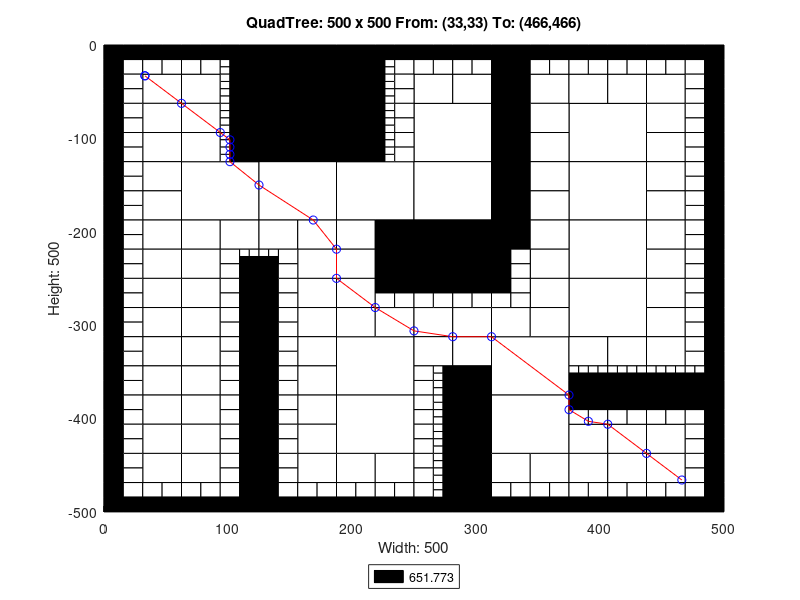

The MATLAB source for this figure:
axis([0 500 -500 0]);
title('QuadTree: 500 x 500 From: (33,33) To: (466,466)');
xlabel('Width: 500');
ylabel('Height: 500');
rectangle('Position',[125 -62.5 62.5 62.5], 'FaceColor',[0 0 0]);
rectangle('Position',[125 -125 62.5 62.5], 'FaceColor',[0 0 0]);
rectangle('Position',[62.5 -187.5 62.5 62.5], 'FaceColor',[1 1 1]);
rectangle('Position',[125 -187.5 62.5 62.5], 'FaceColor',[1 1 1]);
rectangle('Position',[187.5 -187.5 62.5 62.5], 'FaceColor',[1 1 1]);
rectangle('Position',[250 -125 62.5 62.5], 'FaceColor',[1 1 1]);
rectangle('Position',[375 -125 62.5 62.5], 'FaceColor',[1 1 1]);
rectangle('Position',[250 -187.5 62.5 62.5], 'FaceColor',[1 1 1]);
rectangle('Position',[250 -250 62.5 62.5], 'FaceColor',[0 0 0]);
rectangle('Position',[375 -187.5 62.5 62.5], 'FaceColor',[1 1 1]);
rectangle('Position',[375 -250 62.5 62.5], 'FaceColor',[1 1 1]);
rectangle('Position',[187.5 -375 62.5 62.5], 'FaceColor',[1 1 1]);
rectangle('Position',[187.5 -437.5 62.5 62.5], 'FaceColor',[1 1 1]);
rectangle('Position',[312.5 -375 62.5 62.5], 'FaceColor',[1 1 1]);
rectangle('Position',[375 -312.5 62.5 62.5], 'FaceColor',[1 1 1]);
rectangle('Position',[312.5 -437.5 62.5 62.5], 'FaceColor',[1 1 1]);
rectangle('Position',[31.25 -62.5 31.25 31.25], 'FaceColor',[1 1 1]);
rectangle('Position',[62.5 -62.5 31.25 31.25], 'FaceColor',[1 1 1]);
rectangle('Position',[31.25 -93.75 31.25 31.25], 'FaceColor',[1 1 1]);
rectangle('Position',[31.25 -125 31.25 31.25], 'FaceColor',[1 1 1]);
rectangle('Position',[62.5 -93.75 31.25 31.25], 'FaceColor',[1 1 1]);
rectangle('Position',[62.5 -125 31.25 31.25], 'FaceColor',[1 1 1]);
rectangle('Position',[187.5 -31.25 31.25 31.25], 'FaceColor',[0 0 0]);
rectangle('Position',[187.5 -62.5 31.25 31.25], 'FaceColor',[0 0 0]);
rectangle('Position',[187.5 -93.75 31.25 31.25], 'FaceColor',[0 0 0]);
rectangle('Position',[187.5 -125 31.25 31.25], 'FaceColor',[0 0 0]);
rectangle('Position',[31.25 -156.25 31.25 31.25], 'FaceColor',[1 1 1]);
rectangle('Position',[31.25 -187.5 31.25 31.25], 'FaceColor',[1 1 1]);
rectangle('Position',[31.25 -218.75 31.25 31.25], 'FaceColor',[1 1 1]);
rectangle('Position',[31.25 -250 31.25 31.25], 'FaceColor',[1 1 1]);
rectangle('Position',[62.5 -218.75 31.25 31.25], 'FaceColor',[1 1 1]);
rectangle('Position',[93.75 -218.75 31.25 31.25], 'FaceColor',[1 1 1]);
rectangle('Position',[62.5 -250 31.25 31.25], 'FaceColor',[1 1 1]);
rectangle('Position',[125 -218.75 31.25 31.25], 'FaceColor',[1 1 1]);
rectangle('Position',[156.25 -218.75 31.25 31.25], 'FaceColor',[1 1 1]);
rectangle('Position',[156.25 -250 31.25 31.25], 'FaceColor',[1 1 1]);
rectangle('Position',[187.5 -218.75 31.25 31.25], 'FaceColor',[1 1 1]);
rectangle('Position',[218.75 -218.75 31.25 31.25], 'FaceColor',[0 0 0]);
rectangle('Position',[187.5 -250 31.25 31.25], 'FaceColor',[1 1 1]);
rectangle('Position',[218.75 -250 31.25 31.25], 'FaceColor',[0 0 0]);
rectangle('Position',[250 -62.5 31.25 31.25], 'FaceColor',[1 1 1]);
rectangle('Position',[281.25 -62.5 31.25 31.25], 'FaceColor',[1 1 1]);
rectangle('Position',[312.5 -31.25 31.25 31.25], 'FaceColor',[0 0 0]);
rectangle('Position',[312.5 -62.5 31.25 31.25], 'FaceColor',[0 0 0]);
rectangle('Position',[343.75 -62.5 31.25 31.25], 'FaceColor',[1 1 1]);
rectangle('Position',[312.5 -93.75 31.25 31.25], 'FaceColor',[0 0 0]);
rectangle('Position',[343.75 -93.75 31.25 31.25], 'FaceColor',[1 1 1]);
rectangle('Position',[312.5 -125 31.25 31.25], 'FaceColor',[0 0 0]);
rectangle('Position',[343.75 -125 31.25 31.25], 'FaceColor',[1 1 1]);
rectangle('Position',[375 -62.5 31.25 31.25], 'FaceColor',[1 1 1]);
rectangle('Position',[406.25 -62.5 31.25 31.25], 'FaceColor',[1 1 1]);
rectangle('Position',[437.5 -62.5 31.25 31.25], 'FaceColor',[1 1 1]);
rectangle('Position',[437.5 -93.75 31.25 31.25], 'FaceColor',[1 1 1]);
rectangle('Position',[437.5 -125 31.25 31.25], 'FaceColor',[1 1 1]);
rectangle('Position',[312.5 -156.25 31.25 31.25], 'FaceColor',[0 0 0]);
rectangle('Position',[343.75 -156.25 31.25 31.25], 'FaceColor',[1 1 1]);
rectangle('Position',[312.5 -187.5 31.25 31.25], 'FaceColor',[0 0 0]);
rectangle('Position',[343.75 -187.5 31.25 31.25], 'FaceColor',[1 1 1]);
rectangle('Position',[312.5 -218.75 31.25 31.25], 'FaceColor',[0 0 0]);
rectangle('Position',[343.75 -218.75 31.25 31.25], 'FaceColor',[1 1 1]);
rectangle('Position',[343.75 -250 31.25 31.25], 'FaceColor',[1 1 1]);
rectangle('Position',[437.5 -156.25 31.25 31.25], 'FaceColor',[1 1 1]);
rectangle('Position',[437.5 -187.5 31.25 31.25], 'FaceColor',[1 1 1]);
rectangle('Position',[437.5 -218.75 31.25 31.25], 'FaceColor',[1 1 1]);
rectangle('Position',[437.5 -250 31.25 31.25], 'FaceColor',[1 1 1]);
rectangle('Position',[31.25 -281.25 31.25 31.25], 'FaceColor',[1 1 1]);
rectangle('Position',[31.25 -312.5 31.25 31.25], 'FaceColor',[1 1 1]);
rectangle('Position',[62.5 -281.25 31.25 31.25], 'FaceColor',[1 1 1]);
rectangle('Position',[62.5 -312.5 31.25 31.25], 'FaceColor',[1 1 1]);
rectangle('Position',[31.25 -343.75 31.25 31.25], 'FaceColor',[1 1 1]);
rectangle('Position',[31.25 -375 31.25 31.25], 'FaceColor',[1 1 1]);
rectangle('Position',[62.5 -343.75 31.25 31.25], 'FaceColor',[1 1 1]);
rectangle('Position',[62.5 -375 31.25 31.25], 'FaceColor',[1 1 1]);
rectangle('Position',[156.25 -281.25 31.25 31.25], 'FaceColor',[1 1 1]);
rectangle('Position',[156.25 -312.5 31.25 31.25], 'FaceColor',[1 1 1]);
rectangle('Position',[187.5 -281.25 31.25 31.25], 'FaceColor',[1 1 1]);
rectangle('Position',[187.5 -312.5 31.25 31.25], 'FaceColor',[1 1 1]);
rectangle('Position',[218.75 -312.5 31.25 31.25], 'FaceColor',[1 1 1]);
rectangle('Position',[156.25 -343.75 31.25 31.25], 'FaceColor',[1 1 1]);
rectangle('Position',[156.25 -375 31.25 31.25], 'FaceColor',[1 1 1]);
rectangle('Position',[31.25 -406.25 31.25 31.25], 'FaceColor',[1 1 1]);
rectangle('Position',[31.25 -437.5 31.25 31.25], 'FaceColor',[1 1 1]);
rectangle('Position',[62.5 -406.25 31.25 31.25], 'FaceColor',[1 1 1]);
rectangle('Position',[62.5 -437.5 31.25 31.25], 'FaceColor',[1 1 1]);
rectangle('Position',[31.25 -468.75 31.25 31.25], 'FaceColor',[1 1 1]);
rectangle('Position',[62.5 -468.75 31.25 31.25], 'FaceColor',[1 1 1]);
rectangle('Position',[156.25 -406.25 31.25 31.25], 'FaceColor',[1 1 1]);
rectangle('Position',[156.25 -437.5 31.25 31.25], 'FaceColor',[1 1 1]);
rectangle('Position',[156.25 -468.75 31.25 31.25], 'FaceColor',[1 1 1]);
rectangle('Position',[187.5 -468.75 31.25 31.25], 'FaceColor',[1 1 1]);
rectangle('Position',[218.75 -468.75 31.25 31.25], 'FaceColor',[1 1 1]);
rectangle('Position',[250 -312.5 31.25 31.25], 'FaceColor',[1 1 1]);
rectangle('Position',[281.25 -312.5 31.25 31.25], 'FaceColor',[1 1 1]);
rectangle('Position',[343.75 -281.25 31.25 31.25], 'FaceColor',[1 1 1]);
rectangle('Position',[312.5 -312.5 31.25 31.25], 'FaceColor',[1 1 1]);
rectangle('Position',[343.75 -312.5 31.25 31.25], 'FaceColor',[1 1 1]);
rectangle('Position',[250 -343.75 31.25 31.25], 'FaceColor',[1 1 1]);
rectangle('Position',[281.25 -343.75 31.25 31.25], 'FaceColor',[1 1 1]);
rectangle('Position',[281.25 -375 31.25 31.25], 'FaceColor',[0 0 0]);
rectangle('Position',[437.5 -281.25 31.25 31.25], 'FaceColor',[1 1 1]);
rectangle('Position',[437.5 -312.5 31.25 31.25], 'FaceColor',[1 1 1]);
rectangle('Position',[375 -343.75 31.25 31.25], 'FaceColor',[1 1 1]);
rectangle('Position',[406.25 -343.75 31.25 31.25], 'FaceColor',[1 1 1]);
rectangle('Position',[437.5 -343.75 31.25 31.25], 'FaceColor',[1 1 1]);
rectangle('Position',[281.25 -406.25 31.25 31.25], 'FaceColor',[0 0 0]);
rectangle('Position',[281.25 -437.5 31.25 31.25], 'FaceColor',[0 0 0]);
rectangle('Position',[281.25 -468.75 31.25 31.25], 'FaceColor',[0 0 0]);
rectangle('Position',[281.25 -500 31.25 31.25], 'FaceColor',[0 0 0]);
rectangle('Position',[312.5 -468.75 31.25 31.25], 'FaceColor',[1 1 1]);
rectangle('Position',[343.75 -468.75 31.25 31.25], 'FaceColor',[1 1 1]);
rectangle('Position',[375 -437.5 31.25 31.25], 'FaceColor',[1 1 1]);
rectangle('Position',[406.25 -437.5 31.25 31.25], 'FaceColor',[1 1 1]);
rectangle('Position',[437.5 -437.5 31.25 31.25], 'FaceColor',[1 1 1]);
rectangle('Position',[375 -468.75 31.25 31.25], 'FaceColor',[1 1 1]);
rectangle('Position',[406.25 -468.75 31.25 31.25], 'FaceColor',[1 1 1]);
rectangle('Position',[437.5 -468.75 31.25 31.25], 'FaceColor',[1 1 1]);
rectangle('Position',[0 -15.625 15.625 15.625], 'FaceColor',[0 0 0]);
rectangle('Position',[15.625 -15.625 15.625 15.625], 'FaceColor',[0 0 0]);
rectangle('Position',[0 -31.25 15.625 15.625], 'FaceColor',[0 0 0]);
rectangle('Position',[15.625 -31.25 15.625 15.625], 'FaceColor',[1 1 1]);
rectangle('Position',[31.25 -15.625 15.625 15.625], 'FaceColor',[0 0 0]);
rectangle('Position',[46.875 -15.625 15.625 15.625], 'FaceColor',[0 0 0]);
rectangle('Position',[31.25 -31.25 15.625 15.625], 'FaceColor',[1 1 1]);
rectangle('Position',[46.875 -31.25 15.625 15.625], 'FaceColor',[1 1 1]);
rectangle('Position',[0 -46.875 15.625 15.625], 'FaceColor',[0 0 0]);
rectangle('Position',[15.625 -46.875 15.625 15.625], 'FaceColor',[1 1 1]);
rectangle('Position',[0 -62.5 15.625 15.625], 'FaceColor',[0 0 0]);
rectangle('Position',[15.625 -62.5 15.625 15.625], 'FaceColor',[1 1 1]);
rectangle('Position',[62.5 -15.625 15.625 15.625], 'FaceColor',[0 0 0]);
rectangle('Position',[78.125 -15.625 15.625 15.625], 'FaceColor',[0 0 0]);
rectangle('Position',[62.5 -31.25 15.625 15.625], 'FaceColor',[1 1 1]);
rectangle('Position',[78.125 -31.25 15.625 15.625], 'FaceColor',[1 1 1]);
rectangle('Position',[93.75 -15.625 15.625 15.625], 'FaceColor',[0 0 0]);
rectangle('Position',[109.375 -15.625 15.625 15.625], 'FaceColor',[0 0 0]);
rectangle('Position',[109.375 -31.25 15.625 15.625], 'FaceColor',[0 0 0]);
rectangle('Position',[109.375 -46.875 15.625 15.625], 'FaceColor',[0 0 0]);
rectangle('Position',[109.375 -62.5 15.625 15.625], 'FaceColor',[0 0 0]);
rectangle('Position',[0 -78.125 15.625 15.625], 'FaceColor',[0 0 0]);
rectangle('Position',[15.625 -78.125 15.625 15.625], 'FaceColor',[1 1 1]);
rectangle('Position',[0 -93.75 15.625 15.625], 'FaceColor',[0 0 0]);
rectangle('Position',[15.625 -93.75 15.625 15.625], 'FaceColor',[1 1 1]);
rectangle('Position',[0 -109.375 15.625 15.625], 'FaceColor',[0 0 0]);
rectangle('Position',[15.625 -109.375 15.625 15.625], 'FaceColor',[1 1 1]);
rectangle('Position',[0 -125 15.625 15.625], 'FaceColor',[0 0 0]);
rectangle('Position',[15.625 -125 15.625 15.625], 'FaceColor',[1 1 1]);
rectangle('Position',[109.375 -78.125 15.625 15.625], 'FaceColor',[0 0 0]);
rectangle('Position',[109.375 -93.75 15.625 15.625], 'FaceColor',[0 0 0]);
rectangle('Position',[109.375 -109.375 15.625 15.625], 'FaceColor',[0 0 0]);
rectangle('Position',[109.375 -125 15.625 15.625], 'FaceColor',[0 0 0]);
rectangle('Position',[218.75 -15.625 15.625 15.625], 'FaceColor',[0 0 0]);
rectangle('Position',[234.375 -15.625 15.625 15.625], 'FaceColor',[0 0 0]);
rectangle('Position',[234.375 -31.25 15.625 15.625], 'FaceColor',[1 1 1]);
rectangle('Position',[234.375 -46.875 15.625 15.625], 'FaceColor',[1 1 1]);
rectangle('Position',[234.375 -62.5 15.625 15.625], 'FaceColor',[1 1 1]);
rectangle('Position',[234.375 -78.125 15.625 15.625], 'FaceColor',[1 1 1]);
rectangle('Position',[234.375 -93.75 15.625 15.625], 'FaceColor',[1 1 1]);
rectangle('Position',[234.375 -109.375 15.625 15.625], 'FaceColor',[1 1 1]);
rectangle('Position',[234.375 -125 15.625 15.625], 'FaceColor',[1 1 1]);
rectangle('Position',[0 -140.625 15.625 15.625], 'FaceColor',[0 0 0]);
rectangle('Position',[15.625 -140.625 15.625 15.625], 'FaceColor',[1 1 1]);
rectangle('Position',[0 -156.25 15.625 15.625], 'FaceColor',[0 0 0]);
rectangle('Position',[15.625 -156.25 15.625 15.625], 'FaceColor',[1 1 1]);
rectangle('Position',[0 -171.875 15.625 15.625], 'FaceColor',[0 0 0]);
rectangle('Position',[15.625 -171.875 15.625 15.625], 'FaceColor',[1 1 1]);
rectangle('Position',[0 -187.5 15.625 15.625], 'FaceColor',[0 0 0]);
rectangle('Position',[15.625 -187.5 15.625 15.625], 'FaceColor',[1 1 1]);
rectangle('Position',[0 -203.125 15.625 15.625], 'FaceColor',[0 0 0]);
rectangle('Position',[15.625 -203.125 15.625 15.625], 'FaceColor',[1 1 1]);
rectangle('Position',[0 -218.75 15.625 15.625], 'FaceColor',[0 0 0]);
rectangle('Position',[15.625 -218.75 15.625 15.625], 'FaceColor',[1 1 1]);
rectangle('Position',[0 -234.375 15.625 15.625], 'FaceColor',[0 0 0]);
rectangle('Position',[15.625 -234.375 15.625 15.625], 'FaceColor',[1 1 1]);
rectangle('Position',[0 -250 15.625 15.625], 'FaceColor',[0 0 0]);
rectangle('Position',[15.625 -250 15.625 15.625], 'FaceColor',[1 1 1]);
rectangle('Position',[93.75 -234.375 15.625 15.625], 'FaceColor',[1 1 1]);
rectangle('Position',[93.75 -250 15.625 15.625], 'FaceColor',[1 1 1]);
rectangle('Position',[109.375 -250 15.625 15.625], 'FaceColor',[0 0 0]);
rectangle('Position',[140.625 -234.375 15.625 15.625], 'FaceColor',[1 1 1]);
rectangle('Position',[125 -250 15.625 15.625], 'FaceColor',[0 0 0]);
rectangle('Position',[140.625 -250 15.625 15.625], 'FaceColor',[1 1 1]);
rectangle('Position',[250 -15.625 15.625 15.625], 'FaceColor',[0 0 0]);
rectangle('Position',[265.625 -15.625 15.625 15.625], 'FaceColor',[0 0 0]);
rectangle('Position',[250 -31.25 15.625 15.625], 'FaceColor',[1 1 1]);
rectangle('Position',[265.625 -31.25 15.625 15.625], 'FaceColor',[1 1 1]);
rectangle('Position',[281.25 -15.625 15.625 15.625], 'FaceColor',[0 0 0]);
rectangle('Position',[296.875 -15.625 15.625 15.625], 'FaceColor',[0 0 0]);
rectangle('Position',[281.25 -31.25 15.625 15.625], 'FaceColor',[1 1 1]);
rectangle('Position',[296.875 -31.25 15.625 15.625], 'FaceColor',[1 1 1]);
rectangle('Position',[343.75 -15.625 15.625 15.625], 'FaceColor',[0 0 0]);
rectangle('Position',[359.375 -15.625 15.625 15.625], 'FaceColor',[0 0 0]);
rectangle('Position',[343.75 -31.25 15.625 15.625], 'FaceColor',[1 1 1]);
rectangle('Position',[359.375 -31.25 15.625 15.625], 'FaceColor',[1 1 1]);
rectangle('Position',[375 -15.625 15.625 15.625], 'FaceColor',[0 0 0]);
rectangle('Position',[390.625 -15.625 15.625 15.625], 'FaceColor',[0 0 0]);
rectangle('Position',[375 -31.25 15.625 15.625], 'FaceColor',[1 1 1]);
rectangle('Position',[390.625 -31.25 15.625 15.625], 'FaceColor',[1 1 1]);
rectangle('Position',[406.25 -15.625 15.625 15.625], 'FaceColor',[0 0 0]);
rectangle('Position',[421.875 -15.625 15.625 15.625], 'FaceColor',[0 0 0]);
rectangle('Position',[406.25 -31.25 15.625 15.625], 'FaceColor',[1 1 1]);
rectangle('Position',[421.875 -31.25 15.625 15.625], 'FaceColor',[1 1 1]);
rectangle('Position',[437.5 -15.625 15.625 15.625], 'FaceColor',[0 0 0]);
rectangle('Position',[453.125 -15.625 15.625 15.625], 'FaceColor',[0 0 0]);
rectangle('Position',[437.5 -31.25 15.625 15.625], 'FaceColor',[1 1 1]);
rectangle('Position',[453.125 -31.25 15.625 15.625], 'FaceColor',[1 1 1]);
rectangle('Position',[468.75 -15.625 15.625 15.625], 'FaceColor',[0 0 0]);
rectangle('Position',[484.375 -15.625 15.625 15.625], 'FaceColor',[0 0 0]);
rectangle('Position',[468.75 -31.25 15.625 15.625], 'FaceColor',[1 1 1]);
rectangle('Position',[484.375 -31.25 15.625 15.625], 'FaceColor',[0 0 0]);
rectangle('Position',[468.75 -46.875 15.625 15.625], 'FaceColor',[1 1 1]);
rectangle('Position',[484.375 -46.875 15.625 15.625], 'FaceColor',[0 0 0]);
rectangle('Position',[468.75 -62.5 15.625 15.625], 'FaceColor',[1 1 1]);
rectangle('Position',[484.375 -62.5 15.625 15.625], 'FaceColor',[0 0 0]);
rectangle('Position',[468.75 -78.125 15.625 15.625], 'FaceColor',[1 1 1]);
rectangle('Position',[484.375 -78.125 15.625 15.625], 'FaceColor',[0 0 0]);
rectangle('Position',[468.75 -93.75 15.625 15.625], 'FaceColor',[1 1 1]);
rectangle('Position',[484.375 -93.75 15.625 15.625], 'FaceColor',[0 0 0]);
rectangle('Position',[468.75 -109.375 15.625 15.625], 'FaceColor',[1 1 1]);
rectangle('Position',[484.375 -109.375 15.625 15.625], 'FaceColor',[0 0 0]);
rectangle('Position',[468.75 -125 15.625 15.625], 'FaceColor',[1 1 1]);
rectangle('Position',[484.375 -125 15.625 15.625], 'FaceColor',[0 0 0]);
rectangle('Position',[312.5 -234.375 15.625 15.625], 'FaceColor',[0 0 0]);
rectangle('Position',[328.125 -234.375 15.625 15.625], 'FaceColor',[1 1 1]);
rectangle('Position',[312.5 -250 15.625 15.625], 'FaceColor',[0 0 0]);
rectangle('Position',[328.125 -250 15.625 15.625], 'FaceColor',[1 1 1]);
rectangle('Position',[468.75 -140.625 15.625 15.625], 'FaceColor',[1 1 1]);
rectangle('Position',[484.375 -140.625 15.625 15.625], 'FaceColor',[0 0 0]);
rectangle('Position',[468.75 -156.25 15.625 15.625], 'FaceColor',[1 1 1]);
rectangle('Position',[484.375 -156.25 15.625 15.625], 'FaceColor',[0 0 0]);
rectangle('Position',[468.75 -171.875 15.625 15.625], 'FaceColor',[1 1 1]);
rectangle('Position',[484.375 -171.875 15.625 15.625], 'FaceColor',[0 0 0]);
rectangle('Position',[468.75 -187.5 15.625 15.625], 'FaceColor',[1 1 1]);
rectangle('Position',[484.375 -187.5 15.625 15.625], 'FaceColor',[0 0 0]);
rectangle('Position',[468.75 -203.125 15.625 15.625], 'FaceColor',[1 1 1]);
rectangle('Position',[484.375 -203.125 15.625 15.625], 'FaceColor',[0 0 0]);
rectangle('Position',[468.75 -218.75 15.625 15.625], 'FaceColor',[1 1 1]);
rectangle('Position',[484.375 -218.75 15.625 15.625], 'FaceColor',[0 0 0]);
rectangle('Position',[468.75 -234.375 15.625 15.625], 'FaceColor',[1 1 1]);
rectangle('Position',[484.375 -234.375 15.625 15.625], 'FaceColor',[0 0 0]);
rectangle('Position',[468.75 -250 15.625 15.625], 'FaceColor',[1 1 1]);
rectangle('Position',[484.375 -250 15.625 15.625], 'FaceColor',[0 0 0]);
rectangle('Position',[0 -265.625 15.625 15.625], 'FaceColor',[0 0 0]);
rectangle('Position',[15.625 -265.625 15.625 15.625], 'FaceColor',[1 1 1]);
rectangle('Position',[0 -281.25 15.625 15.625], 'FaceColor',[0 0 0]);
rectangle('Position',[15.625 -281.25 15.625 15.625], 'FaceColor',[1 1 1]);
rectangle('Position',[0 -296.875 15.625 15.625], 'FaceColor',[0 0 0]);
rectangle('Position',[15.625 -296.875 15.625 15.625], 'FaceColor',[1 1 1]);
rectangle('Position',[0 -312.5 15.625 15.625], 'FaceColor',[0 0 0]);
rectangle('Position',[15.625 -312.5 15.625 15.625], 'FaceColor',[1 1 1]);
rectangle('Position',[93.75 -265.625 15.625 15.625], 'FaceColor',[1 1 1]);
rectangle('Position',[109.375 -265.625 15.625 15.625], 'FaceColor',[0 0 0]);
rectangle('Position',[93.75 -281.25 15.625 15.625], 'FaceColor',[1 1 1]);
rectangle('Position',[109.375 -281.25 15.625 15.625], 'FaceColor',[0 0 0]);
rectangle('Position',[93.75 -296.875 15.625 15.625], 'FaceColor',[1 1 1]);
rectangle('Position',[109.375 -296.875 15.625 15.625], 'FaceColor',[0 0 0]);
rectangle('Position',[93.75 -312.5 15.625 15.625], 'FaceColor',[1 1 1]);
rectangle('Position',[109.375 -312.5 15.625 15.625], 'FaceColor',[0 0 0]);
rectangle('Position',[0 -328.125 15.625 15.625], 'FaceColor',[0 0 0]);
rectangle('Position',[15.625 -328.125 15.625 15.625], 'FaceColor',[1 1 1]);
rectangle('Position',[0 -343.75 15.625 15.625], 'FaceColor',[0 0 0]);
rectangle('Position',[15.625 -343.75 15.625 15.625], 'FaceColor',[1 1 1]);
rectangle('Position',[0 -359.375 15.625 15.625], 'FaceColor',[0 0 0]);
rectangle('Position',[15.625 -359.375 15.625 15.625], 'FaceColor',[1 1 1]);
rectangle('Position',[0 -375 15.625 15.625], 'FaceColor',[0 0 0]);
rectangle('Position',[15.625 -375 15.625 15.625], 'FaceColor',[1 1 1]);
rectangle('Position',[93.75 -328.125 15.625 15.625], 'FaceColor',[1 1 1]);
rectangle('Position',[109.375 -328.125 15.625 15.625], 'FaceColor',[0 0 0]);
rectangle('Position',[93.75 -343.75 15.625 15.625], 'FaceColor',[1 1 1]);
rectangle('Position',[109.375 -343.75 15.625 15.625], 'FaceColor',[0 0 0]);
rectangle('Position',[93.75 -359.375 15.625 15.625], 'FaceColor',[1 1 1]);
rectangle('Position',[109.375 -359.375 15.625 15.625], 'FaceColor',[0 0 0]);
rectangle('Position',[93.75 -375 15.625 15.625], 'FaceColor',[1 1 1]);
rectangle('Position',[109.375 -375 15.625 15.625], 'FaceColor',[0 0 0]);
rectangle('Position',[125 -265.625 15.625 15.625], 'FaceColor',[0 0 0]);
rectangle('Position',[140.625 -265.625 15.625 15.625], 'FaceColor',[1 1 1]);
rectangle('Position',[125 -281.25 15.625 15.625], 'FaceColor',[0 0 0]);
rectangle('Position',[140.625 -281.25 15.625 15.625], 'FaceColor',[1 1 1]);
rectangle('Position',[125 -296.875 15.625 15.625], 'FaceColor',[0 0 0]);
rectangle('Position',[140.625 -296.875 15.625 15.625], 'FaceColor',[1 1 1]);
rectangle('Position',[125 -312.5 15.625 15.625], 'FaceColor',[0 0 0]);
rectangle('Position',[140.625 -312.5 15.625 15.625], 'FaceColor',[1 1 1]);
rectangle('Position',[218.75 -265.625 15.625 15.625], 'FaceColor',[0 0 0]);
rectangle('Position',[234.375 -265.625 15.625 15.625], 'FaceColor',[0 0 0]);
rectangle('Position',[218.75 -281.25 15.625 15.625], 'FaceColor',[1 1 1]);
rectangle('Position',[234.375 -281.25 15.625 15.625], 'FaceColor',[1 1 1]);
rectangle('Position',[125 -328.125 15.625 15.625], 'FaceColor',[0 0 0]);
rectangle('Position',[140.625 -328.125 15.625 15.625], 'FaceColor',[1 1 1]);
rectangle('Position',[125 -343.75 15.625 15.625], 'FaceColor',[0 0 0]);
rectangle('Position',[140.625 -343.75 15.625 15.625], 'FaceColor',[1 1 1]);
rectangle('Position',[125 -359.375 15.625 15.625], 'FaceColor',[0 0 0]);
rectangle('Position',[140.625 -359.375 15.625 15.625], 'FaceColor',[1 1 1]);
rectangle('Position',[125 -375 15.625 15.625], 'FaceColor',[0 0 0]);
rectangle('Position',[140.625 -375 15.625 15.625], 'FaceColor',[1 1 1]);
rectangle('Position',[0 -390.625 15.625 15.625], 'FaceColor',[0 0 0]);
rectangle('Position',[15.625 -390.625 15.625 15.625], 'FaceColor',[1 1 1]);
rectangle('Position',[0 -406.25 15.625 15.625], 'FaceColor',[0 0 0]);
rectangle('Position',[15.625 -406.25 15.625 15.625], 'FaceColor',[1 1 1]);
rectangle('Position',[0 -421.875 15.625 15.625], 'FaceColor',[0 0 0]);
rectangle('Position',[15.625 -421.875 15.625 15.625], 'FaceColor',[1 1 1]);
rectangle('Position',[0 -437.5 15.625 15.625], 'FaceColor',[0 0 0]);
rectangle('Position',[15.625 -437.5 15.625 15.625], 'FaceColor',[1 1 1]);
rectangle('Position',[93.75 -390.625 15.625 15.625], 'FaceColor',[1 1 1]);
rectangle('Position',[109.375 -390.625 15.625 15.625], 'FaceColor',[0 0 0]);
rectangle('Position',[93.75 -406.25 15.625 15.625], 'FaceColor',[1 1 1]);
rectangle('Position',[109.375 -406.25 15.625 15.625], 'FaceColor',[0 0 0]);
rectangle('Position',[93.75 -421.875 15.625 15.625], 'FaceColor',[1 1 1]);
rectangle('Position',[109.375 -421.875 15.625 15.625], 'FaceColor',[0 0 0]);
rectangle('Position',[93.75 -437.5 15.625 15.625], 'FaceColor',[1 1 1]);
rectangle('Position',[109.375 -437.5 15.625 15.625], 'FaceColor',[0 0 0]);
rectangle('Position',[0 -453.125 15.625 15.625], 'FaceColor',[0 0 0]);
rectangle('Position',[15.625 -453.125 15.625 15.625], 'FaceColor',[1 1 1]);
rectangle('Position',[0 -468.75 15.625 15.625], 'FaceColor',[0 0 0]);
rectangle('Position',[15.625 -468.75 15.625 15.625], 'FaceColor',[1 1 1]);
rectangle('Position',[0 -484.375 15.625 15.625], 'FaceColor',[0 0 0]);
rectangle('Position',[15.625 -484.375 15.625 15.625], 'FaceColor',[1 1 1]);
rectangle('Position',[0 -500 15.625 15.625], 'FaceColor',[0 0 0]);
rectangle('Position',[15.625 -500 15.625 15.625], 'FaceColor',[0 0 0]);
rectangle('Position',[31.25 -484.375 15.625 15.625], 'FaceColor',[1 1 1]);
rectangle('Position',[46.875 -484.375 15.625 15.625], 'FaceColor',[1 1 1]);
rectangle('Position',[31.25 -500 15.625 15.625], 'FaceColor',[0 0 0]);
rectangle('Position',[46.875 -500 15.625 15.625], 'FaceColor',[0 0 0]);
rectangle('Position',[93.75 -453.125 15.625 15.625], 'FaceColor',[1 1 1]);
rectangle('Position',[109.375 -453.125 15.625 15.625], 'FaceColor',[0 0 0]);
rectangle('Position',[93.75 -468.75 15.625 15.625], 'FaceColor',[1 1 1]);
rectangle('Position',[109.375 -468.75 15.625 15.625], 'FaceColor',[0 0 0]);
rectangle('Position',[62.5 -484.375 15.625 15.625], 'FaceColor',[1 1 1]);
rectangle('Position',[78.125 -484.375 15.625 15.625], 'FaceColor',[1 1 1]);
rectangle('Position',[62.5 -500 15.625 15.625], 'FaceColor',[0 0 0]);
rectangle('Position',[78.125 -500 15.625 15.625], 'FaceColor',[0 0 0]);
rectangle('Position',[93.75 -484.375 15.625 15.625], 'FaceColor',[1 1 1]);
rectangle('Position',[109.375 -484.375 15.625 15.625], 'FaceColor',[0 0 0]);
rectangle('Position',[93.75 -500 15.625 15.625], 'FaceColor',[0 0 0]);
rectangle('Position',[109.375 -500 15.625 15.625], 'FaceColor',[0 0 0]);
rectangle('Position',[125 -390.625 15.625 15.625], 'FaceColor',[0 0 0]);
rectangle('Position',[140.625 -390.625 15.625 15.625], 'FaceColor',[1 1 1]);
rectangle('Position',[125 -406.25 15.625 15.625], 'FaceColor',[0 0 0]);
rectangle('Position',[140.625 -406.25 15.625 15.625], 'FaceColor',[1 1 1]);
rectangle('Position',[125 -421.875 15.625 15.625], 'FaceColor',[0 0 0]);
rectangle('Position',[140.625 -421.875 15.625 15.625], 'FaceColor',[1 1 1]);
rectangle('Position',[125 -437.5 15.625 15.625], 'FaceColor',[0 0 0]);
rectangle('Position',[140.625 -437.5 15.625 15.625], 'FaceColor',[1 1 1]);
rectangle('Position',[125 -453.125 15.625 15.625], 'FaceColor',[0 0 0]);
rectangle('Position',[140.625 -453.125 15.625 15.625], 'FaceColor',[1 1 1]);
rectangle('Position',[125 -468.75 15.625 15.625], 'FaceColor',[0 0 0]);
rectangle('Position',[140.625 -468.75 15.625 15.625], 'FaceColor',[1 1 1]);
rectangle('Position',[125 -484.375 15.625 15.625], 'FaceColor',[0 0 0]);
rectangle('Position',[140.625 -484.375 15.625 15.625], 'FaceColor',[1 1 1]);
rectangle('Position',[125 -500 15.625 15.625], 'FaceColor',[0 0 0]);
rectangle('Position',[140.625 -500 15.625 15.625], 'FaceColor',[0 0 0]);
rectangle('Position',[156.25 -484.375 15.625 15.625], 'FaceColor',[1 1 1]);
rectangle('Position',[171.875 -484.375 15.625 15.625], 'FaceColor',[1 1 1]);
rectangle('Position',[156.25 -500 15.625 15.625], 'FaceColor',[0 0 0]);
rectangle('Position',[171.875 -500 15.625 15.625], 'FaceColor',[0 0 0]);
rectangle('Position',[187.5 -484.375 15.625 15.625], 'FaceColor',[1 1 1]);
rectangle('Position',[203.125 -484.375 15.625 15.625], 'FaceColor',[1 1 1]);
rectangle('Position',[187.5 -500 15.625 15.625], 'FaceColor',[0 0 0]);
rectangle('Position',[203.125 -500 15.625 15.625], 'FaceColor',[0 0 0]);
rectangle('Position',[218.75 -484.375 15.625 15.625], 'FaceColor',[1 1 1]);
rectangle('Position',[234.375 -484.375 15.625 15.625], 'FaceColor',[1 1 1]);
rectangle('Position',[218.75 -500 15.625 15.625], 'FaceColor',[0 0 0]);
rectangle('Position',[234.375 -500 15.625 15.625], 'FaceColor',[0 0 0]);
rectangle('Position',[250 -265.625 15.625 15.625], 'FaceColor',[0 0 0]);
rectangle('Position',[265.625 -265.625 15.625 15.625], 'FaceColor',[0 0 0]);
rectangle('Position',[250 -281.25 15.625 15.625], 'FaceColor',[1 1 1]);
rectangle('Position',[265.625 -281.25 15.625 15.625], 'FaceColor',[1 1 1]);
rectangle('Position',[281.25 -265.625 15.625 15.625], 'FaceColor',[0 0 0]);
rectangle('Position',[296.875 -265.625 15.625 15.625], 'FaceColor',[0 0 0]);
rectangle('Position',[281.25 -281.25 15.625 15.625], 'FaceColor',[1 1 1]);
rectangle('Position',[296.875 -281.25 15.625 15.625], 'FaceColor',[1 1 1]);
rectangle('Position',[312.5 -265.625 15.625 15.625], 'FaceColor',[0 0 0]);
rectangle('Position',[328.125 -265.625 15.625 15.625], 'FaceColor',[1 1 1]);
rectangle('Position',[312.5 -281.25 15.625 15.625], 'FaceColor',[1 1 1]);
rectangle('Position',[328.125 -281.25 15.625 15.625], 'FaceColor',[1 1 1]);
rectangle('Position',[250 -359.375 15.625 15.625], 'FaceColor',[1 1 1]);
rectangle('Position',[250 -375 15.625 15.625], 'FaceColor',[1 1 1]);
rectangle('Position',[468.75 -265.625 15.625 15.625], 'FaceColor',[1 1 1]);
rectangle('Position',[484.375 -265.625 15.625 15.625], 'FaceColor',[0 0 0]);
rectangle('Position',[468.75 -281.25 15.625 15.625], 'FaceColor',[1 1 1]);
rectangle('Position',[484.375 -281.25 15.625 15.625], 'FaceColor',[0 0 0]);
rectangle('Position',[468.75 -296.875 15.625 15.625], 'FaceColor',[1 1 1]);
rectangle('Position',[484.375 -296.875 15.625 15.625], 'FaceColor',[0 0 0]);
rectangle('Position',[468.75 -312.5 15.625 15.625], 'FaceColor',[1 1 1]);
rectangle('Position',[484.375 -312.5 15.625 15.625], 'FaceColor',[0 0 0]);
rectangle('Position',[375 -375 15.625 15.625], 'FaceColor',[0 0 0]);
rectangle('Position',[390.625 -375 15.625 15.625], 'FaceColor',[0 0 0]);
rectangle('Position',[406.25 -375 15.625 15.625], 'FaceColor',[0 0 0]);
rectangle('Position',[421.875 -375 15.625 15.625], 'FaceColor',[0 0 0]);
rectangle('Position',[468.75 -328.125 15.625 15.625], 'FaceColor',[1 1 1]);
rectangle('Position',[484.375 -328.125 15.625 15.625], 'FaceColor',[0 0 0]);
rectangle('Position',[468.75 -343.75 15.625 15.625], 'FaceColor',[1 1 1]);
rectangle('Position',[484.375 -343.75 15.625 15.625], 'FaceColor',[0 0 0]);
rectangle('Position',[437.5 -375 15.625 15.625], 'FaceColor',[0 0 0]);
rectangle('Position',[453.125 -375 15.625 15.625], 'FaceColor',[0 0 0]);
rectangle('Position',[484.375 -359.375 15.625 15.625], 'FaceColor',[0 0 0]);
rectangle('Position',[468.75 -375 15.625 15.625], 'FaceColor',[0 0 0]);
rectangle('Position',[484.375 -375 15.625 15.625], 'FaceColor',[0 0 0]);
rectangle('Position',[250 -390.625 15.625 15.625], 'FaceColor',[1 1 1]);
rectangle('Position',[250 -406.25 15.625 15.625], 'FaceColor',[1 1 1]);
rectangle('Position',[250 -421.875 15.625 15.625], 'FaceColor',[1 1 1]);
rectangle('Position',[250 -437.5 15.625 15.625], 'FaceColor',[1 1 1]);
rectangle('Position',[250 -453.125 15.625 15.625], 'FaceColor',[1 1 1]);
rectangle('Position',[250 -468.75 15.625 15.625], 'FaceColor',[1 1 1]);
rectangle('Position',[250 -484.375 15.625 15.625], 'FaceColor',[1 1 1]);
rectangle('Position',[250 -500 15.625 15.625], 'FaceColor',[0 0 0]);
rectangle('Position',[265.625 -500 15.625 15.625], 'FaceColor',[0 0 0]);
rectangle('Position',[312.5 -484.375 15.625 15.625], 'FaceColor',[1 1 1]);
rectangle('Position',[328.125 -484.375 15.625 15.625], 'FaceColor',[1 1 1]);
rectangle('Position',[312.5 -500 15.625 15.625], 'FaceColor',[0 0 0]);
rectangle('Position',[328.125 -500 15.625 15.625], 'FaceColor',[0 0 0]);
rectangle('Position',[343.75 -484.375 15.625 15.625], 'FaceColor',[1 1 1]);
rectangle('Position',[359.375 -484.375 15.625 15.625], 'FaceColor',[1 1 1]);
rectangle('Position',[343.75 -500 15.625 15.625], 'FaceColor',[0 0 0]);
rectangle('Position',[359.375 -500 15.625 15.625], 'FaceColor',[0 0 0]);
rectangle('Position',[375 -390.625 15.625 15.625], 'FaceColor',[0 0 0]);
rectangle('Position',[390.625 -390.625 15.625 15.625], 'FaceColor',[0 0 0]);
rectangle('Position',[375 -406.25 15.625 15.625], 'FaceColor',[1 1 1]);
rectangle('Position',[390.625 -406.25 15.625 15.625], 'FaceColor',[1 1 1]);
rectangle('Position',[406.25 -390.625 15.625 15.625], 'FaceColor',[0 0 0]);
rectangle('Position',[421.875 -390.625 15.625 15.625], 'FaceColor',[0 0 0]);
rectangle('Position',[406.25 -406.25 15.625 15.625], 'FaceColor',[1 1 1]);
rectangle('Position',[421.875 -406.25 15.625 15.625], 'FaceColor',[1 1 1]);
rectangle('Position',[437.5 -390.625 15.625 15.625], 'FaceColor',[0 0 0]);
rectangle('Position',[453.125 -390.625 15.625 15.625], 'FaceColor',[0 0 0]);
rectangle('Position',[437.5 -406.25 15.625 15.625], 'FaceColor',[1 1 1]);
rectangle('Position',[453.125 -406.25 15.625 15.625], 'FaceColor',[1 1 1]);
rectangle('Position',[468.75 -390.625 15.625 15.625], 'FaceColor',[0 0 0]);
rectangle('Position',[484.375 -390.625 15.625 15.625], 'FaceColor',[0 0 0]);
rectangle('Position',[468.75 -406.25 15.625 15.625], 'FaceColor',[1 1 1]);
rectangle('Position',[484.375 -406.25 15.625 15.625], 'FaceColor',[0 0 0]);
rectangle('Position',[468.75 -421.875 15.625 15.625], 'FaceColor',[1 1 1]);
rectangle('Position',[484.375 -421.875 15.625 15.625], 'FaceColor',[0 0 0]);
rectangle('Position',[468.75 -437.5 15.625 15.625], 'FaceColor',[1 1 1]);
rectangle('Position',[484.375 -437.5 15.625 15.625], 'FaceColor',[0 0 0]);
rectangle('Position',[375 -484.375 15.625 15.625], 'FaceColor',[1 1 1]);
rectangle('Position',[390.625 -484.375 15.625 15.625], 'FaceColor',[1 1 1]);
rectangle('Position',[375 -500 15.625 15.625], 'FaceColor',[0 0 0]);
rectangle('Position',[390.625 -500 15.625 15.625], 'FaceColor',[0 0 0]);
rectangle('Position',[406.25 -484.375 15.625 15.625], 'FaceColor',[1 1 1]);
rectangle('Position',[421.875 -484.375 15.625 15.625], 'FaceColor',[1 1 1]);
rectangle('Position',[406.25 -500 15.625 15.625], 'FaceColor',[0 0 0]);
rectangle('Position',[421.875 -500 15.625 15.625], 'FaceColor',[0 0 0]);
rectangle('Position',[468.75 -453.125 15.625 15.625], 'FaceColor',[1 1 1]);
rectangle('Position',[484.375 -453.125 15.625 15.625], 'FaceColor',[0 0 0]);
rectangle('Position',[468.75 -468.75 15.625 15.625], 'FaceColor',[1 1 1]);
rectangle('Position',[484.375 -468.75 15.625 15.625], 'FaceColor',[0 0 0]);
rectangle('Position',[437.5 -484.375 15.625 15.625], 'FaceColor',[1 1 1]);
rectangle('Position',[453.125 -484.375 15.625 15.625], 'FaceColor',[1 1 1]);
rectangle('Position',[437.5 -500 15.625 15.625], 'FaceColor',[0 0 0]);
rectangle('Position',[453.125 -500 15.625 15.625], 'FaceColor',[0 0 0]);
rectangle('Position',[468.75 -484.375 15.625 15.625], 'FaceColor',[1 1 1]);
rectangle('Position',[484.375 -484.375 15.625 15.625], 'FaceColor',[0 0 0]);
rectangle('Position',[468.75 -500 15.625 15.625], 'FaceColor',[0 0 0]);
rectangle('Position',[484.375 -500 15.625 15.625], 'FaceColor',[0 0 0]);
rectangle('Position',[93.75 -23.4375 7.8125 7.8125], 'FaceColor',[1 1 1]);
rectangle('Position',[101.562 -23.4375 7.8125 7.8125], 'FaceColor',[0 0 0]);
rectangle('Position',[93.75 -31.25 7.8125 7.8125], 'FaceColor',[1 1 1]);
rectangle('Position',[101.562 -31.25 7.8125 7.8125], 'FaceColor',[0 0 0]);
rectangle('Position',[93.75 -39.0625 7.8125 7.8125], 'FaceColor',[1 1 1]);
rectangle('Position',[101.562 -39.0625 7.8125 7.8125], 'FaceColor',[0 0 0]);
rectangle('Position',[93.75 -46.875 7.8125 7.8125], 'FaceColor',[1 1 1]);
rectangle('Position',[101.562 -46.875 7.8125 7.8125], 'FaceColor',[0 0 0]);
rectangle('Position',[93.75 -54.6875 7.8125 7.8125], 'FaceColor',[1 1 1]);
rectangle('Position',[101.562 -54.6875 7.8125 7.8125], 'FaceColor',[0 0 0]);
rectangle('Position',[93.75 -62.5 7.8125 7.8125], 'FaceColor',[1 1 1]);
rectangle('Position',[101.562 -62.5 7.8125 7.8125], 'FaceColor',[0 0 0]);
rectangle('Position',[93.75 -70.3125 7.8125 7.8125], 'FaceColor',[1 1 1]);
rectangle('Position',[101.562 -70.3125 7.8125 7.8125], 'FaceColor',[0 0 0]);
rectangle('Position',[93.75 -78.125 7.8125 7.8125], 'FaceColor',[1 1 1]);
rectangle('Position',[101.562 -78.125 7.8125 7.8125], 'FaceColor',[0 0 0]);
rectangle('Position',[93.75 -85.9375 7.8125 7.8125], 'FaceColor',[1 1 1]);
rectangle('Position',[101.562 -85.9375 7.8125 7.8125], 'FaceColor',[0 0 0]);
rectangle('Position',[93.75 -93.75 7.8125 7.8125], 'FaceColor',[1 1 1]);
rectangle('Position',[101.562 -93.75 7.8125 7.8125], 'FaceColor',[0 0 0]);
rectangle('Position',[93.75 -101.562 7.8125 7.8125], 'FaceColor',[1 1 1]);
rectangle('Position',[101.562 -101.562 7.8125 7.8125], 'FaceColor',[0 0 0]);
rectangle('Position',[93.75 -109.375 7.8125 7.8125], 'FaceColor',[1 1 1]);
rectangle('Position',[101.562 -109.375 7.8125 7.8125], 'FaceColor',[0 0 0]);
rectangle('Position',[93.75 -117.188 7.8125 7.8125], 'FaceColor',[1 1 1]);
rectangle('Position',[101.562 -117.188 7.8125 7.8125], 'FaceColor',[0 0 0]);
rectangle('Position',[93.75 -125 7.8125 7.8125], 'FaceColor',[1 1 1]);
rectangle('Position',[101.562 -125 7.8125 7.8125], 'FaceColor',[0 0 0]);
rectangle('Position',[218.75 -23.4375 7.8125 7.8125], 'FaceColor',[0 0 0]);
rectangle('Position',[226.562 -23.4375 7.8125 7.8125], 'FaceColor',[1 1 1]);
rectangle('Position',[218.75 -31.25 7.8125 7.8125], 'FaceColor',[0 0 0]);
rectangle('Position',[226.562 -31.25 7.8125 7.8125], 'FaceColor',[1 1 1]);
rectangle('Position',[218.75 -39.0625 7.8125 7.8125], 'FaceColor',[0 0 0]);
rectangle('Position',[226.562 -39.0625 7.8125 7.8125], 'FaceColor',[1 1 1]);
rectangle('Position',[218.75 -46.875 7.8125 7.8125], 'FaceColor',[0 0 0]);
rectangle('Position',[226.562 -46.875 7.8125 7.8125], 'FaceColor',[1 1 1]);
rectangle('Position',[218.75 -54.6875 7.8125 7.8125], 'FaceColor',[0 0 0]);
rectangle('Position',[226.562 -54.6875 7.8125 7.8125], 'FaceColor',[1 1 1]);
rectangle('Position',[218.75 -62.5 7.8125 7.8125], 'FaceColor',[0 0 0]);
rectangle('Position',[226.562 -62.5 7.8125 7.8125], 'FaceColor',[1 1 1]);
rectangle('Position',[218.75 -70.3125 7.8125 7.8125], 'FaceColor',[0 0 0]);
rectangle('Position',[226.562 -70.3125 7.8125 7.8125], 'FaceColor',[1 1 1]);
rectangle('Position',[218.75 -78.125 7.8125 7.8125], 'FaceColor',[0 0 0]);
rectangle('Position',[226.562 -78.125 7.8125 7.8125], 'FaceColor',[1 1 1]);
rectangle('Position',[218.75 -85.9375 7.8125 7.8125], 'FaceColor',[0 0 0]);
rectangle('Position',[226.562 -85.9375 7.8125 7.8125], 'FaceColor',[1 1 1]);
rectangle('Position',[218.75 -93.75 7.8125 7.8125], 'FaceColor',[0 0 0]);
rectangle('Position',[226.562 -93.75 7.8125 7.8125], 'FaceColor',[1 1 1]);
rectangle('Position',[218.75 -101.562 7.8125 7.8125], 'FaceColor',[0 0 0]);
rectangle('Position',[226.562 -101.562 7.8125 7.8125], 'FaceColor',[1 1 1]);
rectangle('Position',[218.75 -109.375 7.8125 7.8125], 'FaceColor',[0 0 0]);
rectangle('Position',[226.562 -109.375 7.8125 7.8125], 'FaceColor',[1 1 1]);
rectangle('Position',[218.75 -117.188 7.8125 7.8125], 'FaceColor',[0 0 0]);
rectangle('Position',[226.562 -117.188 7.8125 7.8125], 'FaceColor',[1 1 1]);
rectangle('Position',[218.75 -125 7.8125 7.8125], 'FaceColor',[0 0 0]);
rectangle('Position',[226.562 -125 7.8125 7.8125], 'FaceColor',[1 1 1]);
rectangle('Position',[109.375 -226.562 7.8125 7.8125], 'FaceColor',[1 1 1]);
rectangle('Position',[117.188 -226.562 7.8125 7.8125], 'FaceColor',[1 1 1]);
rectangle('Position',[109.375 -234.375 7.8125 7.8125], 'FaceColor',[0 0 0]);
rectangle('Position',[117.188 -234.375 7.8125 7.8125], 'FaceColor',[0 0 0]);
rectangle('Position',[125 -226.562 7.8125 7.8125], 'FaceColor',[1 1 1]);
rectangle('Position',[132.812 -226.562 7.8125 7.8125], 'FaceColor',[1 1 1]);
rectangle('Position',[125 -234.375 7.8125 7.8125], 'FaceColor',[0 0 0]);
rectangle('Position',[132.812 -234.375 7.8125 7.8125], 'FaceColor',[0 0 0]);
rectangle('Position',[265.625 -351.562 7.8125 7.8125], 'FaceColor',[1 1 1]);
rectangle('Position',[273.438 -351.562 7.8125 7.8125], 'FaceColor',[0 0 0]);
rectangle('Position',[265.625 -359.375 7.8125 7.8125], 'FaceColor',[1 1 1]);
rectangle('Position',[273.438 -359.375 7.8125 7.8125], 'FaceColor',[0 0 0]);
rectangle('Position',[265.625 -367.188 7.8125 7.8125], 'FaceColor',[1 1 1]);
rectangle('Position',[273.438 -367.188 7.8125 7.8125], 'FaceColor',[0 0 0]);
rectangle('Position',[265.625 -375 7.8125 7.8125], 'FaceColor',[1 1 1]);
rectangle('Position',[273.438 -375 7.8125 7.8125], 'FaceColor',[0 0 0]);
rectangle('Position',[375 -351.562 7.8125 7.8125], 'FaceColor',[1 1 1]);
rectangle('Position',[382.812 -351.562 7.8125 7.8125], 'FaceColor',[1 1 1]);
rectangle('Position',[375 -359.375 7.8125 7.8125], 'FaceColor',[0 0 0]);
rectangle('Position',[382.812 -359.375 7.8125 7.8125], 'FaceColor',[0 0 0]);
rectangle('Position',[390.625 -351.562 7.8125 7.8125], 'FaceColor',[1 1 1]);
rectangle('Position',[398.438 -351.562 7.8125 7.8125], 'FaceColor',[1 1 1]);
rectangle('Position',[390.625 -359.375 7.8125 7.8125], 'FaceColor',[0 0 0]);
rectangle('Position',[398.438 -359.375 7.8125 7.8125], 'FaceColor',[0 0 0]);
rectangle('Position',[406.25 -351.562 7.8125 7.8125], 'FaceColor',[1 1 1]);
rectangle('Position',[414.062 -351.562 7.8125 7.8125], 'FaceColor',[1 1 1]);
rectangle('Position',[406.25 -359.375 7.8125 7.8125], 'FaceColor',[0 0 0]);
rectangle('Position',[414.062 -359.375 7.8125 7.8125], 'FaceColor',[0 0 0]);
rectangle('Position',[421.875 -351.562 7.8125 7.8125], 'FaceColor',[1 1 1]);
rectangle('Position',[429.688 -351.562 7.8125 7.8125], 'FaceColor',[1 1 1]);
rectangle('Position',[421.875 -359.375 7.8125 7.8125], 'FaceColor',[0 0 0]);
rectangle('Position',[429.688 -359.375 7.8125 7.8125], 'FaceColor',[0 0 0]);
rectangle('Position',[437.5 -351.562 7.8125 7.8125], 'FaceColor',[1 1 1]);
rectangle('Position',[445.312 -351.562 7.8125 7.8125], 'FaceColor',[1 1 1]);
rectangle('Position',[437.5 -359.375 7.8125 7.8125], 'FaceColor',[0 0 0]);
rectangle('Position',[445.312 -359.375 7.8125 7.8125], 'FaceColor',[0 0 0]);
rectangle('Position',[453.125 -351.562 7.8125 7.8125], 'FaceColor',[1 1 1]);
rectangle('Position',[460.938 -351.562 7.8125 7.8125], 'FaceColor',[1 1 1]);
rectangle('Position',[453.125 -359.375 7.8125 7.8125], 'FaceColor',[0 0 0]);
rectangle('Position',[460.938 -359.375 7.8125 7.8125], 'FaceColor',[0 0 0]);
rectangle('Position',[468.75 -351.562 7.8125 7.8125], 'FaceColor',[1 1 1]);
rectangle('Position',[476.562 -351.562 7.8125 7.8125], 'FaceColor',[1 1 1]);
rectangle('Position',[468.75 -359.375 7.8125 7.8125], 'FaceColor',[0 0 0]);
rectangle('Position',[476.562 -359.375 7.8125 7.8125], 'FaceColor',[0 0 0]);
rectangle('Position',[265.625 -382.812 7.8125 7.8125], 'FaceColor',[1 1 1]);
rectangle('Position',[273.438 -382.812 7.8125 7.8125], 'FaceColor',[0 0 0]);
rectangle('Position',[265.625 -390.625 7.8125 7.8125], 'FaceColor',[1 1 1]);
rectangle('Position',[273.438 -390.625 7.8125 7.8125], 'FaceColor',[0 0 0]);
rectangle('Position',[265.625 -398.438 7.8125 7.8125], 'FaceColor',[1 1 1]);
rectangle('Position',[273.438 -398.438 7.8125 7.8125], 'FaceColor',[0 0 0]);
rectangle('Position',[265.625 -406.25 7.8125 7.8125], 'FaceColor',[1 1 1]);
rectangle('Position',[273.438 -406.25 7.8125 7.8125], 'FaceColor',[0 0 0]);
rectangle('Position',[265.625 -414.062 7.8125 7.8125], 'FaceColor',[1 1 1]);
rectangle('Position',[273.438 -414.062 7.8125 7.8125], 'FaceColor',[0 0 0]);
rectangle('Position',[265.625 -421.875 7.8125 7.8125], 'FaceColor',[1 1 1]);
rectangle('Position',[273.438 -421.875 7.8125 7.8125], 'FaceColor',[0 0 0]);
rectangle('Position',[265.625 -429.688 7.8125 7.8125], 'FaceColor',[1 1 1]);
rectangle('Position',[273.438 -429.688 7.8125 7.8125], 'FaceColor',[0 0 0]);
rectangle('Position',[265.625 -437.5 7.8125 7.8125], 'FaceColor',[1 1 1]);
rectangle('Position',[273.438 -437.5 7.8125 7.8125], 'FaceColor',[0 0 0]);
rectangle('Position',[265.625 -445.312 7.8125 7.8125], 'FaceColor',[1 1 1]);
rectangle('Position',[273.438 -445.312 7.8125 7.8125], 'FaceColor',[0 0 0]);
rectangle('Position',[265.625 -453.125 7.8125 7.8125], 'FaceColor',[1 1 1]);
rectangle('Position',[273.438 -453.125 7.8125 7.8125], 'FaceColor',[0 0 0]);
rectangle('Position',[265.625 -460.938 7.8125 7.8125], 'FaceColor',[1 1 1]);
rectangle('Position',[273.438 -460.938 7.8125 7.8125], 'FaceColor',[0 0 0]);
rectangle('Position',[265.625 -468.75 7.8125 7.8125], 'FaceColor',[1 1 1]);
rectangle('Position',[273.438 -468.75 7.8125 7.8125], 'FaceColor',[0 0 0]);
rectangle('Position',[265.625 -476.562 7.8125 7.8125], 'FaceColor',[1 1 1]);
rectangle('Position',[273.438 -476.562 7.8125 7.8125], 'FaceColor',[0 0 0]);
rectangle('Position',[265.625 -484.375 7.8125 7.8125], 'FaceColor',[1 1 1]);
rectangle('Position',[273.438 -484.375 7.8125 7.8125], 'FaceColor',[0 0 0]);
X=[466,437.5,406.25,390.625,375,375,312.5,281.25,250,218.75,187.5,187.5,168.75,125,101.562,101.562,101.562,101.562,93.75,62.5,33,33];
Y=[-466,-437.5,-406.25,-403.125,-390.625,-375,-312.5,-312.5,-306.25,-281.25,-250,-218.75,-187.5,-150,-125,-117.188,-109.375,-101.562,-93.75,-62.5,-33,-33];
hold on;
plot(X,Y,'r');
plot(X,Y,'bo');
legend('651.773','Location','southoutside');
